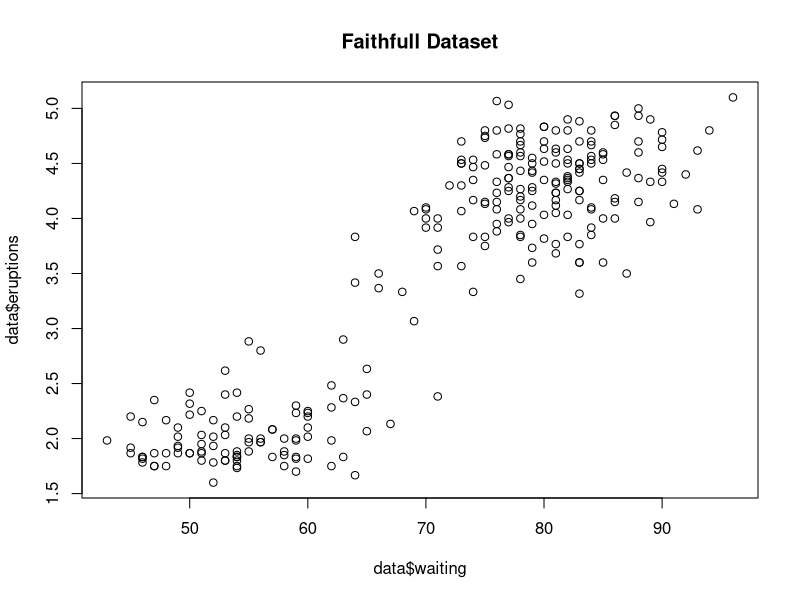
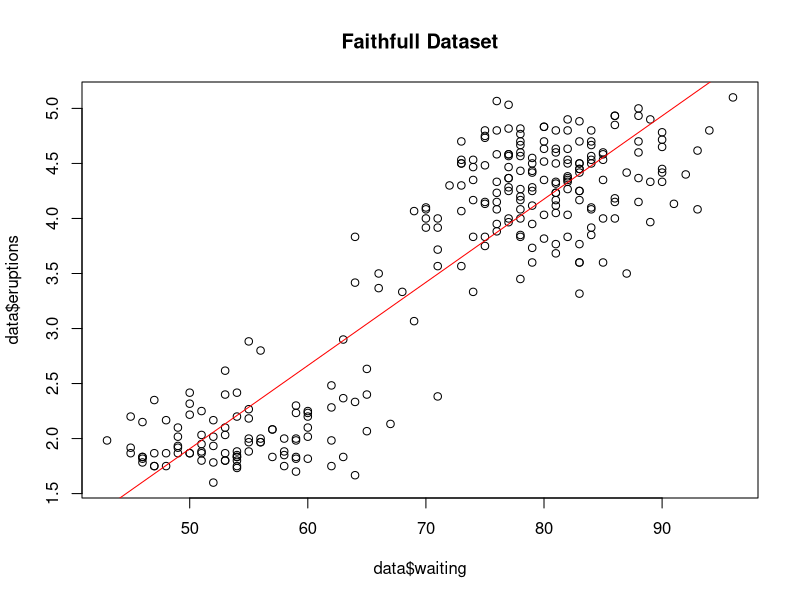
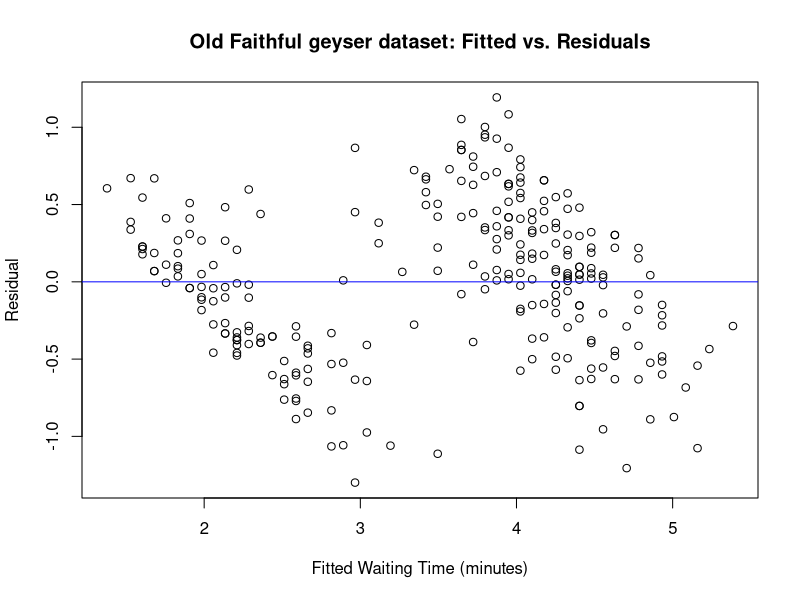
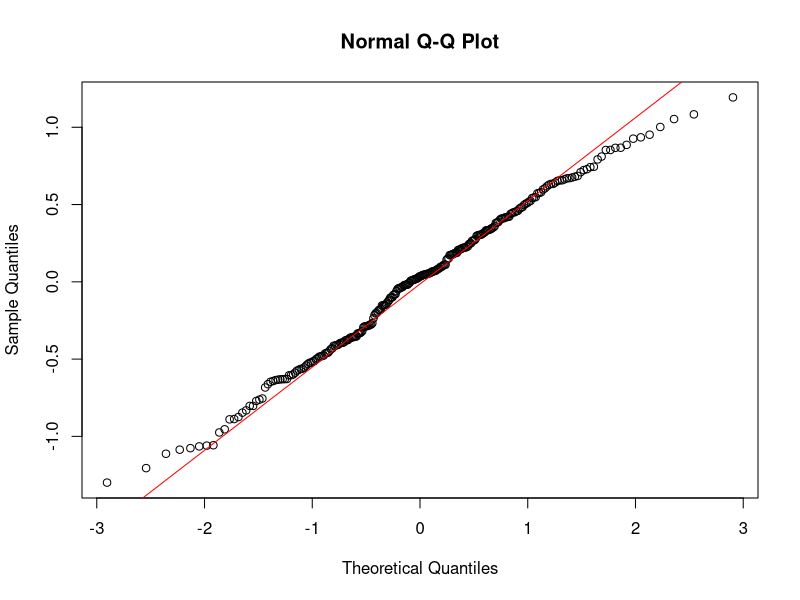
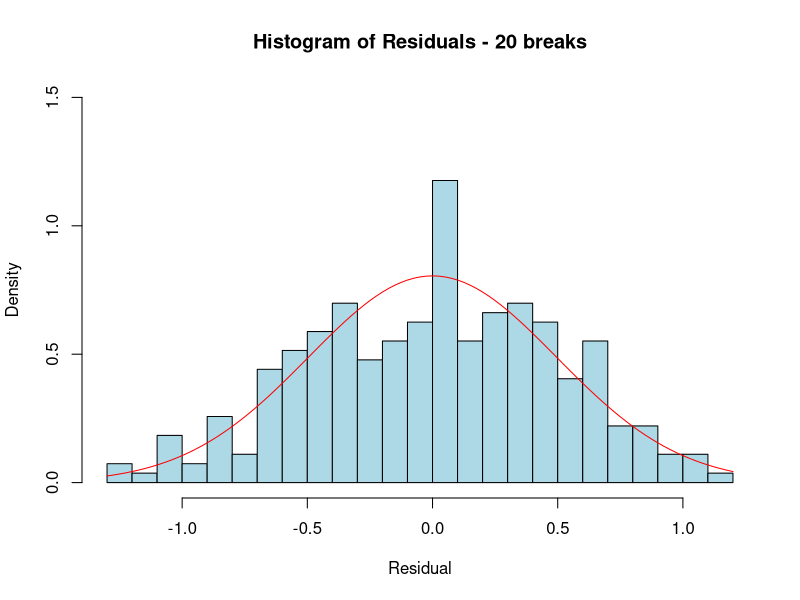

The R source for these figures, in order:
## ---- chunk 1
# load dataset
data <- read.table('./datasets/faithfull.txt', header = 1)
data

#plot dataset
plot(data$waiting, data$eruptions, main = "Faithfull Dataset")
## ---- chunk 2
fit = lm(eruptions~waiting, data = data)

print("----------------------- Summary -----------------------")
summary = summary(fit)
summary

plot(data$waiting, data$eruptions, main = "Faithfull Dataset")
abline(reg = fit, col="red")

## ---- chunk 3
r_sqr = cor(data$waiting, data$eruptions) ^ 2
r_sqr
## ---- chunk 4
predict(fit, data.frame(waiting=80))
## ---- chunk 5
# filter 80 min waiting dataset
data_80min = data[data$waiting == 80,]
data_80min
## ---- chunk 6
x0 = 80
confidence = 0.95
my_data = data$eruptions
mean = mean(data$waiting)
size = length(my_data)
y_hat = predict(fit, data.frame(waiting=x0))
zscore = qnorm(0.025,lower.tail=FALSE)

sse <- sum((fitted(fit) - my_data)^2)
S = sqrt(sse/(size - 2))
S_xx = sum(my_data^2) - (size*(mean^2))
S_y = S*(sqrt(1 + (1/size) + ((x0 - mean)^2)/S_xx))

L = y_hat - (S_y*zscore)
U = y_hat + (S_y*zscore)

message("The lower bound is: ",round(L,4))
message("The upper bound is: ",round(U,4))
## ---- chunk 7
fit3 = lm(eruptions~waiting, data = data_80min)
summary(fit3)
confint(fit3, level=0.95)
## ---- chunk 8
Residual = resid(fit) 
Fitted = fitted(fit)
plot(Fitted,Residual, 
     main="Old Faithful geyser dataset: Fitted vs. Residuals", 
     xlab="Fitted Waiting Time (minutes)")
abline(h=0, col="blue")
## ---- chunk 9
qqnorm(Residual)
qqline(Residual, col="red")
## ---- chunk 10
Residual = resid(fit) 
hist(Residual, main = "Histogram of Residuals - 20 breaks", ylab = "Density", 
     ylim = c(0, 1.5),
     prob = TRUE,breaks=20, col="lightblue")
curve(dnorm(x, mean = mean(Residual), sd = sd(Residual)), col="red", add=TRUE)
